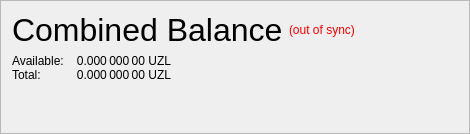
                   <widget class="QFrame" name="frame_CombinedBalances">
                    <property name="minimumSize">
                     <size>
                      <width>470</width>
                      <height>0</height>
                     </size>
                    </property>
                    <property name="frameShape">
                     <enum>QFrame::StyledPanel</enum>
                    </property>
                    <property name="frameShadow">
                     <enum>QFrame::Raised</enum>
                    </property>
                    <layout class="QVBoxLayout" name="verticalLayout_5">
                     <property name="spacing">
                      <number>6</number>
                     </property>
                     <property name="sizeConstraint">
                      <enum>QLayout::SetNoConstraint</enum>
                     </property>
                     <item>
                      <layout class="QHBoxLayout" name="horizontalLayout_5" stretch="0,0,0">
                       <item>
                        <widget class="QLabel" name="label_5z">
                         <property name="minimumSize">
                          <size>
                           <width>0</width>
                           <height>20</height>
                          </size>
                         </property>
                         <property name="font">
                          <font>
                           <pointsize>24</pointsize>
                           <weight>50</weight>
                           <bold>false</bold>
                          </font>
                         </property>
                         <property name="toolTip">
                          <string>Combined Balance (including unconfirmed and immature coins)</string>
                         </property>
                         <property name="text">
                          <string>Combined Balance</string>
                         </property>
                        </widget>
                       </item>
                       <item>
                        <widget class="QLabel" name="labelWalletStatus">
                         <property name="cursor">
                          <cursorShape>WhatsThisCursor</cursorShape>
                         </property>
                         <property name="toolTip">
                          <string>The displayed information may be out of date. Your wallet automatically synchronizes with the Uzlocoin network after a connection is established, but this process has not completed yet.</string>
                         </property>
                         <property name="styleSheet">
                          <string notr="true">QLabel { color: red; }</string>
                         </property>
                         <property name="text">
                          <string notr="true">(out of sync)</string>
                         </property>
                         <property name="alignment">
                          <set>Qt::AlignLeading|Qt::AlignLeft|Qt::AlignVCenter</set>
                         </property>
                        </widget>
                       </item>
                       <item>
                        <spacer name="horizontalSpacer_1">
                         <property name="orientation">
                          <enum>Qt::Horizontal</enum>
                         </property>
                         <property name="sizeHint" stdset="0">
                          <size>
                           <width>40</width>
                           <height>20</height>
                          </size>
                         </property>
                        </spacer>
                       </item>
                      </layout>
                     </item>
                     <item>
                      <layout class="QGridLayout" name="gridLayout_3">
                       <property name="horizontalSpacing">
                        <number>12</number>
                       </property>
                       <property name="verticalSpacing">
                        <number>0</number>
                       </property>
                       <item row="1" column="0">
                        <widget class="QLabel" name="labelBalanceTextz">
                         <property name="text">
                          <string>Available:</string>
                         </property>
                        </widget>
                       </item>
                       <item row="1" column="1">
                        <widget class="QLabel" name="labelBalancez">
                         <property name="font">
                          <font>
                           <weight>50</weight>
                           <bold>false</bold>
                          </font>
                         </property>
                         <property name="cursor">
                          <cursorShape>IBeamCursor</cursorShape>
                         </property>
                         <property name="toolTip">
                          <string>Your current spendable balance</string>
                         </property>
                         <property name="text">
                          <string notr="true">0.000 000 00 UZL</string>
                         </property>
                         <property name="alignment">
                          <set>Qt::AlignRight|Qt::AlignTrailing|Qt::AlignVCenter</set>
                         </property>
                         <property name="textInteractionFlags">
                          <set>Qt::LinksAccessibleByMouse|Qt::TextSelectableByKeyboard|Qt::TextSelectableByMouse</set>
                         </property>
                        </widget>
                       </item>
                       <item row="2" column="0">
                        <widget class="QLabel" name="labelTotalTextz">
                         <property name="text">
                          <string>Total:</string>
                         </property>
                        </widget>
                       </item>
                       <item row="2" column="1">
                        <widget class="QLabel" name="labelTotalz">
                         <property name="font">
                          <font>
                           <weight>50</weight>
                           <bold>false</bold>
                          </font>
                         </property>
                         <property name="cursor">
                          <cursorShape>IBeamCursor</cursorShape>
                         </property>
                         <property name="toolTip">
                          <string>Total Balance, including all unavailable coins.</string>
                         </property>
                         <property name="text">
                          <string notr="true">0.000 000 00 UZL</string>
                         </property>
                         <property name="alignment">
                          <set>Qt::AlignRight|Qt::AlignTrailing|Qt::AlignVCenter</set>
                         </property>
                         <property name="textInteractionFlags">
                          <set>Qt::LinksAccessibleByMouse|Qt::TextSelectableByKeyboard|Qt::TextSelectableByMouse</set>
                         </property>
                        </widget>
                       </item>
                       <item row="2" column="3">
                        <spacer name="horizontalSpacer_2">
                         <property name="orientation">
                          <enum>Qt::Horizontal</enum>
                         </property>
                         <property name="sizeHint" stdset="0">
                          <size>
                           <width>40</width>
                           <height>0</height>
                          </size>
                         </property>
                        </spacer>
                       </item>
                      </layout>
                     </item>
                     <item>
                      <spacer name="verticalSpacer_1">
                       <property name="orientation">
                        <enum>Qt::Vertical</enum>
                       </property>
                       <property name="sizeHint" stdset="0">
                        <size>
                         <width>20</width>
                         <height>40</height>
                        </size>
                       </property>
                      </spacer>
                     </item>
                    </layout>
                   </widget>
